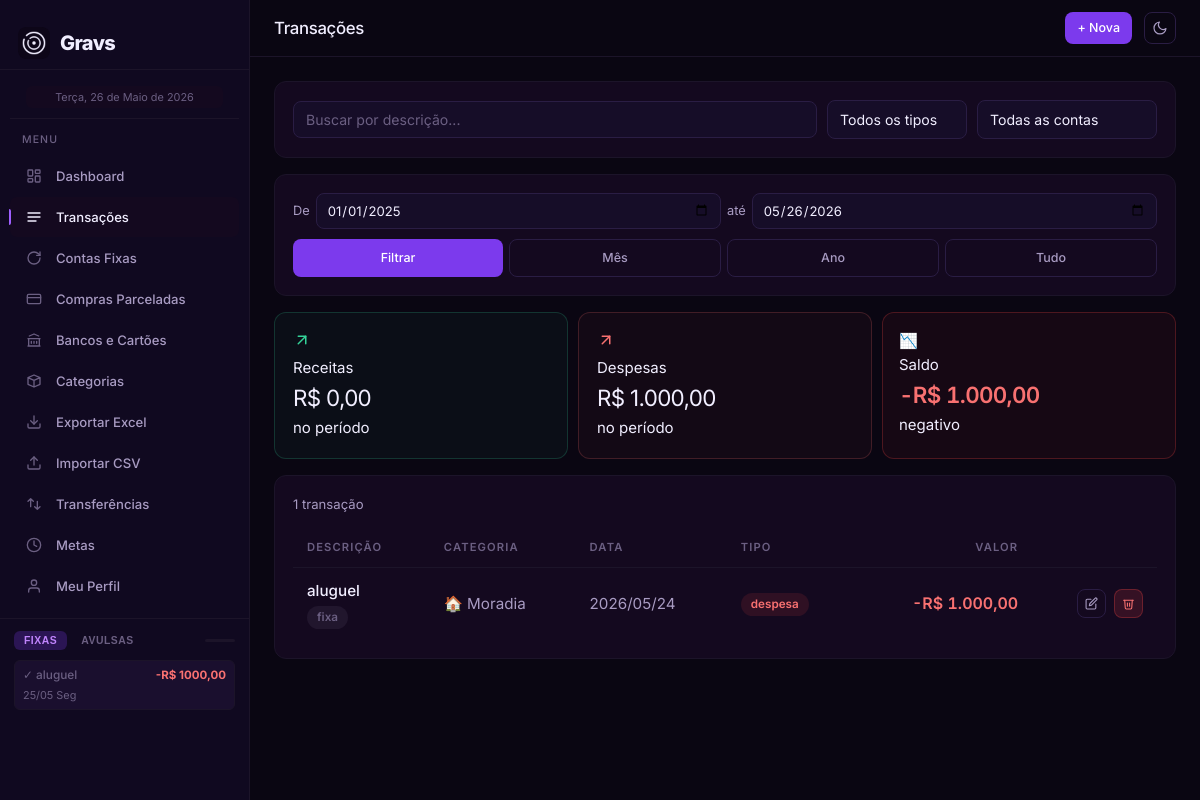
Page /todas (signed in) on the earlier database version.
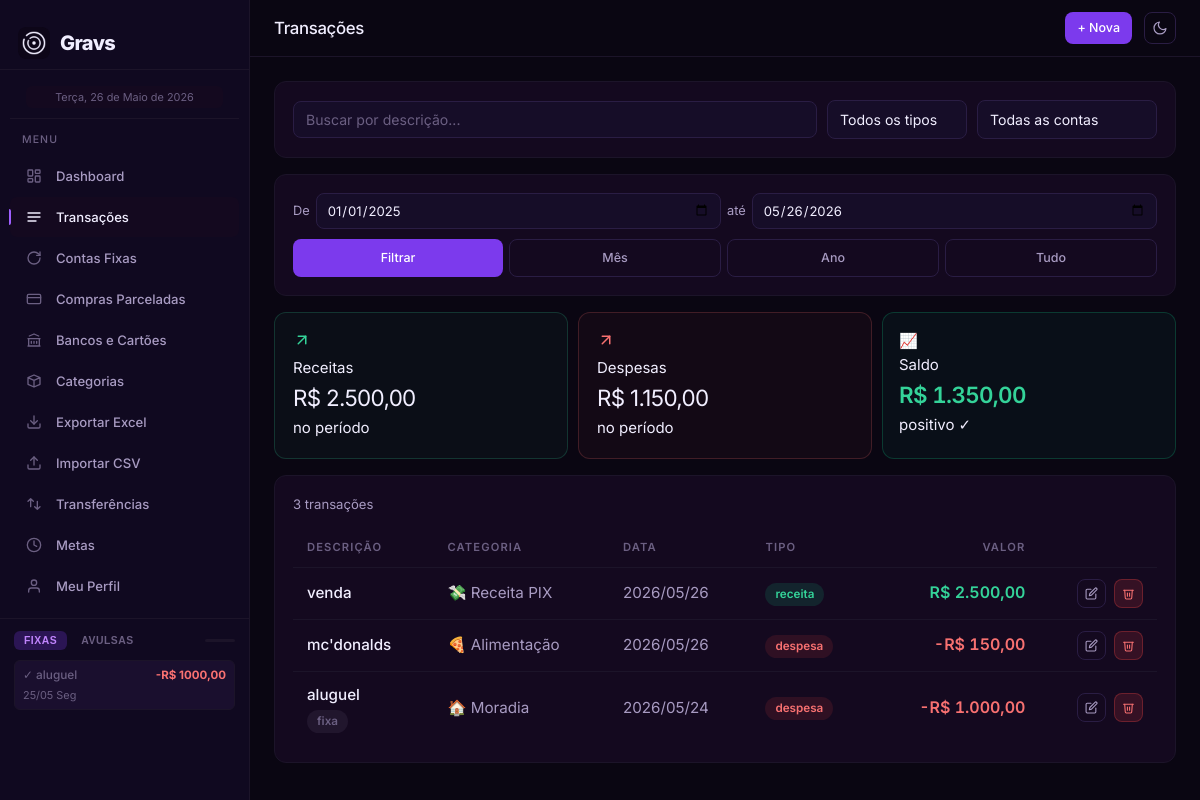
Same page on the later database version.
### tables this page shows
CREATE TABLE transacoes (
                id              INTEGER PRIMARY KEY AUTOINCREMENT,
                uuid            TEXT    UNIQUE NOT NULL,
                descricao       TEXT    NOT NULL,
                valor           REAL    NOT NULL CHECK(valor > 0),
                tipo            TEXT    NOT NULL CHECK(tipo IN ('receita','despesa')),
                categoria_id    INTEGER,
                data            TEXT    NOT NULL,
                usuario_id      INTEGER NOT NULL,
                criado_em       TEXT    DEFAULT CURRENT_TIMESTAMP,
                deletado        INTEGER DEFAULT 0 CHECK(deletado IN (0,1)),
                recorrente_uuid TEXT,
                grupo_parcela   TEXT, conta_debito TEXT, conta_credito TEXT, conta_id INTEGER,
                FOREIGN KEY (categoria_id) REFERENCES categorias(id),
                FOREIGN KEY (usuario_id)   REFERENCES usuarios(id) ON DELETE CASCADE
            );

### routes/transacoes.py (the view)
@transacoes_bp.route("/todas")
@login_required
def todas():
    svc = get_services()
    uid  = current_user.id
    hoje = _hoje_brasilia()
    inicio_padrao = date(hoje.year - 1, 1, 1).strftime("%Y-%m-%d")
    fim_padrao    = hoje.strftime("%Y-%m-%d")
    data_inicio = request.args.get("inicio", inicio_padrao)
    data_fim    = request.args.get("fim",    fim_padrao)
    try:
        datetime.strptime(data_inicio, "%Y-%m-%d")
        datetime.strptime(data_fim,    "%Y-%m-%d")
    except ValueError:
        data_inicio = inicio_padrao
        data_fim    = fim_padrao
    transacoes     = svc.transacoes.listar_por_periodo(data_inicio, data_fim, uid)
    categorias     = svc.categorias_repo.listar_por_usuario(uid)
    total_receitas = sum(t["valor"] for t in transacoes if t["tipo"] == "receita")
    total_despesas = sum(t["valor"] for t in transacoes if t["tipo"] == "despesa")
    grupos = {}
    for t in transacoes:
        g = t.get("grupo_parcela")
        if g:
            if g not in grupos:
                grupos[g] = {"descricao": t["descricao"].rsplit(" (", 1)[0], "count": 0}
            grupos[g]["count"] += 1
    return render_template(
        "transacoes/lista.html",
        transacoes=transacoes,
        categorias=categorias,
        filtro_inicio=data_inicio,
        filtro_fim=data_fim,
        total_receitas=total_receitas,
        total_despesas=total_despesas,
        saldo=total_receitas - total_despesas,
        grupos=grupos,
        usuario=current_user,
    )

### templates/transacoes/lista.html (shortened to what this page needs)
{% extends "base.html" %}
{% block page_title %}Transações{% endblock %}
{% block topbar_actions %}
  <a href="{{ url_for('transacoes.novo') }}" class="btn btn-primary btn-sm">+ Nova</a>
{% endblock %}
{% block content %}
<div class="card mb-16 fade-up" id="card-busca">
  <div style="display:flex;gap:10px;align-items:center;flex-wrap:wrap">
    <input type="text" id="input-busca" class="form-control"
           placeholder="Buscar por descrição..."
           style="flex:1;min-width:180px"
           oninput="buscarTransacoes()" />
    <select id="filtro-tipo-busca" class="form-control" style="width:140px"
            onchange="buscarTransacoes()">
      <option value="">Todos os tipos</option>
    </select>
    <select id="filtro-conta-busca" class="form-control" style="width:180px"
            onchange="buscarTransacoes()">
      <option value="">Todas as contas</option>
    </select>
  </div>
</div>
<div class="card mb-16 fade-up">
  <form method="GET" action="{{ url_for('transacoes.todas') }}" class="filtro-form">
    <div class="filtro-datas">
      <label>De</label>
      <input type="date" name="inicio" value="{{ filtro_inicio }}" class="form-control" />
      <label>até</label>
      <input type="date" name="fim" value="{{ filtro_fim }}" class="form-control" />
    </div>
    <div class="filtro-btns">
      <button type="submit" class="btn btn-primary btn-sm">Filtrar</button>
      <a href="{{ url_for('transacoes.todas', inicio=filtro_fim[:7] + '-01', fim=filtro_fim) }}"
         class="btn btn-secondary btn-sm">Mês</a>
      <a href="{{ url_for('transacoes.todas', inicio=filtro_fim[:4] + '-01-01', fim=filtro_fim) }}"
         class="btn btn-secondary btn-sm">Ano</a>
      <a href="{{ url_for('transacoes.todas') }}"
         class="btn btn-secondary btn-sm">Tudo</a>
    </div>
  </form>
</div>
<div class="totais-grid mb-16 fade-up delay-1">
  <div class="card total-card" style="border-color:rgba(52,211,153,0.2);background:rgba(52,211,153,0.04)">
    <div class="total-icon" style="color:var(--green2)"><svg width="18" height="18" viewBox="0 0 24 24" fill="none" stroke="currentColor" stroke-width="2" stroke-linecap="round" stroke-linejoin="round"><line x1="17" y1="7" x2="7" y2="17"/><polyline points="17 17 17 7 7 7"/></svg></div>
    <div class="total-info">
      <div class="total-label" class="text-xs text-muted mb-4 font-500">Receitas</div>
      <div class="total-valor" class="font-600 tabular-nums text-green" style="font-size:1.4rem;letter-spacing:-0.03em">{{ total_receitas | real }}</div>
      <div class="total-sub" class="text-xs text-muted mt-4">no período</div>
    </div>
  </div>
  <div class="card total-card" style="border-color:rgba(248,113,113,0.2);background:rgba(248,113,113,0.04)">
    <div class="total-icon" style="color:var(--red2)"><svg width="18" height="18" viewBox="0 0 24 24" fill="none" stroke="currentColor" stroke-width="2" stroke-linecap="round" stroke-linejoin="round"><line x1="7" y1="17" x2="17" y2="7"/><polyline points="7 7 17 7 17 17"/></svg></div>
    <div class="total-info">
      <div class="total-label" class="text-xs text-muted mb-4 font-500">Despesas</div>
      <div class="total-valor" class="font-600 tabular-nums text-red" style="font-size:1.4rem;letter-spacing:-0.03em">{{ total_despesas | real }}</div>
      <div class="total-sub" class="text-xs text-muted mt-4">no período</div>
    </div>
  </div>
  <div class="card total-card" style="border-color:{% if saldo >= 0 %}rgba(16,185,129,0.25){% else %}rgba(239,68,68,0.25){% endif %};background:{% if saldo >= 0 %}rgba(16,185,129,0.05){% else %}rgba(239,68,68,0.05){% endif %};padding:16px">
    <div class="total-icon">{% if saldo >= 0 %}📈{% else %}📉{% endif %}</div>
    <div class="total-info">
      <div class="total-label" class="text-xs text-muted mb-4 font-500">Saldo</div>
      <div class="total-valor" style="font-family:'Inter',system-ui,sans-serif;font-size:1.4rem;font-weight:600;color:{% if saldo >= 0 %}var(--green2){% else %}var(--red2){% endif %};letter-spacing:-0.03em;font-variant-numeric:tabular-nums">
        {% if saldo < 0 %}-{% endif %}{{ saldo|abs | real }}
      </div>
      <div class="total-sub" class="text-xs text-muted mt-4">
        {% if saldo >= 0 %}positivo ✓{% else %}negativo{% endif %}
      </div>
    </div>
  </div>
</div>
<div class="card fade-up delay-2">
  {% if transacoes %}
    <div class="text-sm text-muted mb-14">
      {{ transacoes|length }} transaç{% if transacoes|length == 1 %}ão{% else %}ões{% endif %}
    </div>
    <div class="lista-desktop">
      <div class="table-wrap" style="max-height:480px;overflow-y:auto;scrollbar-width:thin">
        <table>
          <thead>
            <tr>
              <th>Descrição</th>
              <th>Categoria</th>
              <th>Data</th>
              <th>Tipo</th>
              <th class="text-right">Valor</th>
              <th></th>
            </tr>
          </thead>
          <tbody>
            {% for t in transacoes %}
              <tr>
                <td>
                  <div style="font-weight:500;color:var(--text)">{{ t.descricao }}</div>
                  {% if t.recorrente_uuid %}<span class="badge badge-muted" style="margin-top:3px">fixa</span>{% endif %}
                </td>
                <td>{{ t.categoria_icone }} {{ t.categoria_nome }}</td>
                <td class="shrink-0">{{ t.data | replace("-", "/") if t.data else "" }}</td>
                <td><span class="badge badge-{{ t.tipo }}">{{ t.tipo }}</span></td>
                <td class="text-right">
                  <div class="font-600 tabular-nums" style="font-size:1rem;color:{% if t.tipo == 'receita' %}var(--green2){% else %}var(--red2){% endif %}">
                    {% if t.tipo == 'despesa' %}-{% endif %}{{ t.valor | real }}
                  </div>
                </td>
                <td class="text-right">
                  <div class="d-flex gap-8" style="justify-content:flex-end">
                    <button class="btn btn-secondary btn-sm btn-icon"
                            onclick="abrirEditar({{ t.id }}, '{{ t.descricao|e }}', {{ t.valor }}, '{{ t.tipo }}', {{ t.categoria_id }}, '{{ t.data }}')">
                      <svg width="13" height="13" viewBox="0 0 24 24" fill="none" stroke="currentColor" stroke-width="2" stroke-linecap="round" stroke-linejoin="round"><path d="M11 4H4a2 2 0 0 0-2 2v14a2 2 0 0 0 2 2h14a2 2 0 0 0 2-2v-7"/><path d="M18.5 2.5a2.121 2.121 0 0 1 3 3L12 15l-4 1 1-4 9.5-9.5z"/></svg>
                    </button>
                    <button class="btn btn-danger btn-sm btn-icon"
                            onclick="deletar('{{ t.uuid }}')">
                      <svg width="13" height="13" viewBox="0 0 24 24" fill="none" stroke="currentColor" stroke-width="2" stroke-linecap="round" stroke-linejoin="round"><polyline points="3 6 5 6 21 6"/><path d="M19 6l-1 14a2 2 0 0 1-2 2H8a2 2 0 0 1-2-2L5 6"/><path d="M10 11v6"/><path d="M14 11v6"/></svg>
                    </button>
                  </div>
                </td>
              </tr>
            {% endfor %}
          </tbody>
        </table>
      </div>
    </div>
  {% else %}
    <div class="empty-state">
      <div class="empty-state-icon">—</div>
      <div style="font-size:1rem;font-weight:600">Nenhuma transação no período</div>
      <p><a href="{{ url_for('transacoes.novo') }}" style="color:var(--purple3)">Adicionar transação</a></p>
    </div>
  {% endif %}
</div>
{% endblock %}

Differences in the rows shown:
added transacoes: descricao "venda", categoria_icone "💸", categoria_nome "Receita PIX", data "2026/05/26", tipo "receita", valor|real "R$ 2.500,00"
added transacoes: descricao "mc'donalds", categoria_icone "🍕", categoria_nome "Alimentação", data "2026/05/26", tipo "despesa", valor|real "R$ 150,00"
Other differences:
{{ total_receitas | real }}: "R$ 0,00" → "R$ 2.500,00"
{{ total_despesas | real }}: "R$ 1.000,00" → "R$ 1.150,00"
{{ saldo|abs | real }}: "R$ 1.000,00" → "R$ 1.350,00"
{{ transacoes|length }}: "1" → "3"
text no longer shown: "📉 - negativo ão"
text now shown: "📈 positivo ✓ ões"
